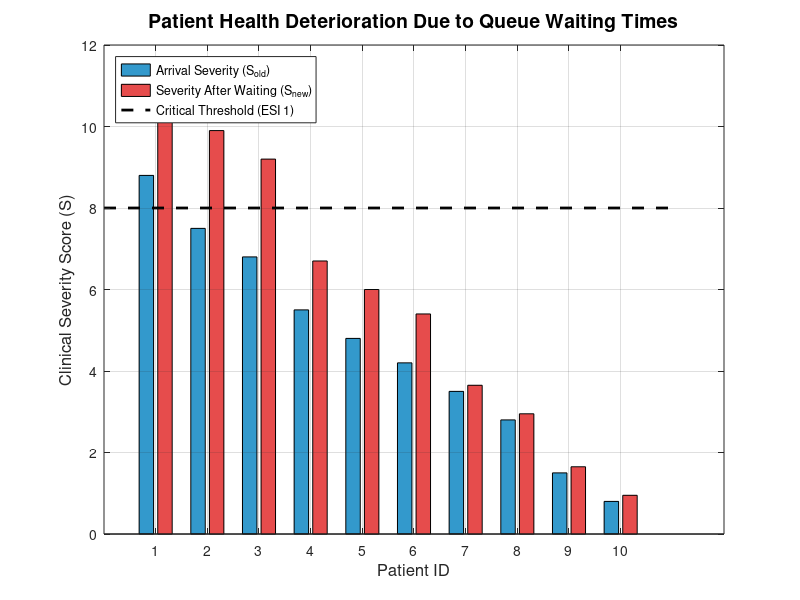

Here is the MATLAB script that generated this plot:
% =========================================================================
% EMERGENCY DEPARTMENT TRIAGE SIMULATION
% Models Patient Utility, SoftMax Routing, and Health Deterioration
% =========================================================================

% 1. INITIAL SYSTEM STATE & PATIENT DATA
patient_id = 1:10;
S_old = [8.8, 7.5, 6.8, 5.5, 4.8, 4.2, 3.5, 2.8, 1.5, 0.8]; % Initial Severity
unit_names = {'ICU', 'ER', 'Fast Track'};

% Initial waiting times constraint (minutes)
W_ICU_init = 180;
W_ER_init = 90;
W_FT_init = 25;

% 2. UTILITY MODEL (Ui = Beta1*S - Beta2*W)
% Beta1 is unit-specific to prioritize severity correctly. Beta2 is 0.06.
U_ICU = (2.0 .* S_old) - (0.06 * W_ICU_init);
U_ER  = (1.2 .* S_old) - (0.06 * W_ER_init);
U_FT  = (0.2 .* S_old) - (0.06 * W_FT_init);

% 3. SOFTMAX MODEL (Convert Utility to Probability)
exp_ICU = exp(U_ICU);
exp_ER  = exp(U_ER);
exp_FT  = exp(U_FT);
sum_exp = exp_ICU + exp_ER + exp_FT;

P_ICU = exp_ICU ./ sum_exp;
P_ER  = exp_ER  ./ sum_exp;
P_FT  = exp_FT  ./ sum_exp;

% 4. ASSIGNMENT (Find highest probability)
% assign_idx will be 1 for ICU, 2 for ER, 3 for FT
[max_prob, assign_idx] = max([P_ICU; P_ER; P_FT]);

% 5. QUEUE WAITING TIMES (Based on Arrival & Service Rates)
% Assigning the specific queue wait times experienced by the patients
W_assigned = zeros(1, 10);
W_assigned(assign_idx == 1) = 120;  % ICU Congested Wait
W_assigned(assign_idx == 2) = 60;   % ER Standard Wait
W_assigned(assign_idx == 3) = 7.5;  % Fast Track Wait

% 6. DETERIORATION RULE (S_new = S_old + gamma * W)
gamma = 0.02; % Severity points added per minute of waiting
S_new = S_old + (gamma .* W_assigned);

% =========================================================================
% OUTPUT 1: GRAPHICAL POP-OUT DATA TABLE (OCTAVE COMPATIBLE)
% =========================================================================
% Create a new window for the table
f_table = figure('Name', 'Triage Simulation Data Table', 'Position', [100, 100, 800, 300]);

% Define the column names
colNames = {'Patient ID', 'Old Severity', 'P(ICU) %', 'P(ER) %', 'P(FT) %', 'Assigned Unit', 'Wait Time (min)', 'New Severity'};

% Format the data into a cell array so the table can read it
data_cell = cell(10, 8);
for i = 1:10
    % Using sprintf instead of round to prevent Octave version errors
    data_cell{i,1} = sprintf('P%d', patient_id(i));
    data_cell{i,2} = sprintf('%.2f', S_old(i));
    data_cell{i,3} = sprintf('%.2f', P_ICU(i)*100);
    data_cell{i,4} = sprintf('%.2f', P_ER(i)*100);
    data_cell{i,5} = sprintf('%.2f', P_FT(i)*100);
    data_cell{i,6} = unit_names{assign_idx(i)};
    data_cell{i,7} = sprintf('%.1f', W_assigned(i));
    data_cell{i,8} = sprintf('%.2f', S_new(i));
end

% Generate the pop-out table
t = uitable(f_table, 'Data', data_cell, 'ColumnName', colNames, 'Position', [20 20 760 260]);


% =========================================================================
% OUTPUT 2: DATA VISUALIZATION (PLOT) - OCTAVE COMPATIBLE
% =========================================================================
figure('Name', 'Patient Health Deterioration Over Time');

% Create grouped bar chart
bar_data = [S_old', S_new'];
b = bar(patient_id, bar_data, 'grouped');

% Safe color styling for Octave
set(b(1), 'FaceColor', [0.2, 0.6, 0.8]); % Blue for Old Severity
set(b(2), 'FaceColor', [0.9, 0.3, 0.3]); % Red for New Severity

% Add title and labels BEFORE the hold command
title('Patient Health Deterioration Due to Queue Waiting Times', 'FontSize', 14);
xlabel('Patient ID', 'FontSize', 12);
ylabel('Clinical Severity Score (S)', 'FontSize', 12);

% Safe way to draw the threshold line (Replaces yline)
hold on;
plot([0, 11], [8.0, 8.0], '--k', 'LineWidth', 2);
hold off;

% Add legend
legend('Arrival Severity (S_{old})', 'Severity After Waiting (S_{new})', 'Critical Threshold (ESI 1)', 'Location', 'northwest');

% Clean up the axes and grid
set(gca, 'XTick', patient_id);
grid on;
